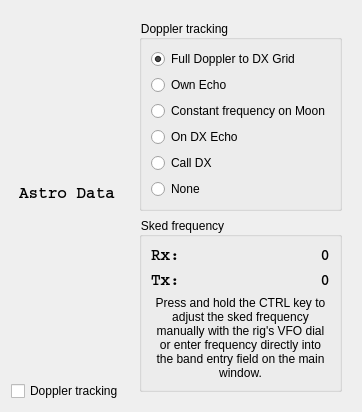
<?xml version="1.0" encoding="UTF-8"?>
<ui version="4.0">
 <class>Astro</class>
 <widget class="QWidget" name="Astro">
  <property name="geometry">
   <rect>
    <x>0</x>
    <y>0</y>
    <width>359</width>
    <height>342</height>
   </rect>
  </property>
  <property name="sizePolicy">
   <sizepolicy hsizetype="Preferred" vsizetype="Preferred">
    <horstretch>0</horstretch>
    <verstretch>0</verstretch>
   </sizepolicy>
  </property>
  <layout class="QGridLayout" name="gridLayout">
   <property name="sizeConstraint">
    <enum>QLayout::SetFixedSize</enum>
   </property>
   <item row="0" column="1">
    <widget class="QWidget" name="doppler_widget" native="true">
     <property name="styleSheet">
      <string notr="true">* {
	font-weight: normal;
}</string>
     </property>
     <layout class="QVBoxLayout" name="verticalLayout">
      <item>
       <widget class="QGroupBox" name="groupBox">
        <property name="title">
         <string>Doppler tracking</string>
        </property>
        <layout class="QVBoxLayout" name="verticalLayout_2">
         <item>
          <widget class="QRadioButton" name="rbFullTrack">
           <property name="toolTip">
            <string>&lt;html&gt;&lt;head/&gt;&lt;body&gt;&lt;p&gt;One station does all Doppler shift correction, their QSO partner receives and transmits on the sked frequency.&lt;/p&gt;&lt;p&gt;If the rig does not accept CAT QSY commands while transmitting a single correction is applied for the whole transmit period.&lt;/p&gt;&lt;/body&gt;&lt;/html&gt;</string>
           </property>
           <property name="text">
            <string>Full Doppler to DX Grid</string>
           </property>
           <property name="checked">
            <bool>true</bool>
           </property>
          </widget>
         </item>
         <item>
          <widget class="QRadioButton" name="rbOwnEcho">
           <property name="toolTip">
            <string>&lt;html&gt;&lt;head/&gt;&lt;body&gt;&lt;p&gt;Transmit takes place on sked frequency and receive frequency is  corrected for own echoes. &lt;/p&gt;&lt;p&gt;This mode can be used for calling CQ, or when using Echo mode.&lt;/p&gt;&lt;/body&gt;&lt;/html&gt;</string>
           </property>
           <property name="text">
            <string>Own Echo</string>
           </property>
          </widget>
         </item>
         <item>
          <widget class="QRadioButton" name="rbConstFreqOnMoon">
           <property name="toolTip">
            <string>&lt;html&gt;&lt;head/&gt;&lt;body&gt;&lt;p&gt;Both stations correct for Doppler shift such that they would be heard on the moon at the sked frequency.&lt;/p&gt;&lt;p&gt;If the rig does not accept CAT QSY commands while transmitting a single correction is applied for the whole transmit period.&lt;/p&gt;&lt;p&gt;Use this option also for Echo mode.&lt;/p&gt;&lt;/body&gt;&lt;/html&gt;</string>
           </property>
           <property name="text">
            <string>Constant frequency on Moon</string>
           </property>
           <property name="checked">
            <bool>false</bool>
           </property>
          </widget>
         </item>
		 <item>
          <widget class="QRadioButton" name="rbOnDxEcho">
           <property name="toolTip">
            <string>&lt;html&gt;&lt;head/&gt;&lt;body&gt;&lt;p&gt;DX station announces their TX Freq, which is entered as the Sked Freq. Correction applied to RX and TX so you appear on the DX's station's own echo Freq.&lt;/p&gt;&lt;p&gt;If the rig does not accept CAT QSY commands while transmitting a single correction is applied for the whole transmit period.&lt;/p&gt;&lt;/body&gt;&lt;/html&gt;</string>
           </property>
           <property name="text">
            <string>On DX Echo</string>
           </property>
           <property name="checked">
            <bool>false</bool>
           </property>
          </widget>
         </item>
          <item>
          <widget class="QRadioButton" name="rbCallDx">
           <property name="toolTip">
            <string>&lt;html&gt;&lt;head/&gt;&lt;body&gt;&lt;p&gt;Tune radio manually and select this mode to put your echo on the same frequency.&lt;/p&gt;&lt;p&gt;If the rig does not accept CAT QSY commands while transmitting a single correction is applied for the whole transmit period.&lt;/p&gt;&lt;/body&gt;&lt;/html&gt;</string>
           </property>
           <property name="text">
            <string>Call DX</string>
           </property>
           <property name="checked">
            <bool>false</bool>
           </property>
          </widget>
         </item>		 
         <item>
          <widget class="QRadioButton" name="rbNoDoppler">
           <property name="toolTip">
            <string>&lt;html&gt;&lt;head/&gt;&lt;body&gt;&lt;p&gt;No Doppler shift correction is applied. This may be used when the QSO partner does full Doppler correction to your grid square.&lt;/p&gt;&lt;/body&gt;&lt;/html&gt;</string>
           </property>
           <property name="text">
            <string>None</string>
           </property>
           <property name="checked">
            <bool>false</bool>
           </property>
          </widget>
         </item>
       </layout>
       </widget>
      </item>
      <item>
       <widget class="QGroupBox" name="groupBox_3">
        <property name="enabled">
         <bool>true</bool>
        </property>
        <property name="title">
         <string>Sked frequency</string>
        </property>
        <layout class="QGridLayout" name="gridLayout_2" columnstretch="0,1">
         <item row="1" column="1">
          <widget class="QLabel" name="sked_tx_frequency_label">
           <property name="styleSheet">
            <string notr="true">* {
	font-family: Courier;
	font-size: 12pt;
	font-weight: bold;
}</string>
           </property>
           <property name="text">
            <string>0</string>
           </property>
           <property name="alignment">
            <set>Qt::AlignRight|Qt::AlignTrailing|Qt::AlignVCenter</set>
           </property>
          </widget>
         </item>
         <item row="0" column="1">
          <widget class="QLabel" name="sked_frequency_label">
           <property name="styleSheet">
            <string notr="true">* {
	font-family: Courier;
	font-size: 12pt;
	font-weight: bold;
}</string>
           </property>
           <property name="text">
            <string>0</string>
           </property>
           <property name="alignment">
            <set>Qt::AlignRight|Qt::AlignTrailing|Qt::AlignVCenter</set>
           </property>
          </widget>
         </item>
         <item row="0" column="0">
          <widget class="QLabel" name="label">
           <property name="styleSheet">
            <string notr="true">* {
	font-family: Courier;
	font-size: 12pt;
	font-weight: bold;
}</string>
           </property>
           <property name="text">
            <string>Rx:</string>
           </property>
          </widget>
         </item>
         <item row="1" column="0">
          <widget class="QLabel" name="label_2">
           <property name="styleSheet">
            <string notr="true">* {
	font-family: Courier;
	font-size: 12pt;
	font-weight: bold;
}</string>
           </property>
           <property name="text">
            <string>Tx:</string>
           </property>
          </widget>
         </item>
         <item row="2" column="0" colspan="2">
          <widget class="QLabel" name="label_3">
           <property name="text">
            <string>&lt;html&gt;&lt;head/&gt;&lt;body&gt;&lt;p&gt;Press and hold the CTRL key to adjust the sked frequency manually with the rig's VFO dial or enter frequency directly into the band entry field on the main window.&lt;/p&gt;&lt;/body&gt;&lt;/html&gt;</string>
           </property>
           <property name="textFormat">
            <enum>Qt::AutoText</enum>
           </property>
           <property name="alignment">
            <set>Qt::AlignCenter</set>
           </property>
           <property name="wordWrap">
            <bool>true</bool>
           </property>
          </widget>
         </item>
        </layout>
       </widget>
      </item>
      <item>
       <spacer name="verticalSpacer_2">
        <property name="orientation">
         <enum>Qt::Vertical</enum>
        </property>
        <property name="sizeHint" stdset="0">
         <size>
          <width>0</width>
          <height>0</height>
         </size>
        </property>
       </spacer>
      </item>
     </layout>
    </widget>
   </item>
   <item row="0" column="0">
    <layout class="QVBoxLayout" name="verticalLayout_3">
     <item alignment="Qt::AlignHCenter">
      <widget class="QLabel" name="text_label">
       <property name="sizePolicy">
        <sizepolicy hsizetype="Preferred" vsizetype="MinimumExpanding">
         <horstretch>0</horstretch>
         <verstretch>0</verstretch>
        </sizepolicy>
       </property>
       <property name="styleSheet">
        <string notr="true">* {
	font-family: Courier;
	font-size: 12pt;
	font-weight: bold;
}</string>
       </property>
       <property name="frameShadow">
        <enum>QFrame::Sunken</enum>
       </property>
       <property name="text">
        <string>Astro Data</string>
       </property>
       <property name="alignment">
        <set>Qt::AlignCenter</set>
       </property>
       <property name="margin">
        <number>6</number>
       </property>
      </widget>
     </item>
     <item>
      <layout class="QHBoxLayout" name="horizontalLayout">
       <item>
        <widget class="QCheckBox" name="cbDopplerTracking">
         <property name="styleSheet">
          <string notr="true"/>
         </property>
         <property name="text">
          <string>Doppler tracking</string>
         </property>
        </widget>
       </item>
      </layout>
     </item>
    </layout>
   </item>
  </layout>
 </widget>
 <resources/>
 <connections/>
</ui>
